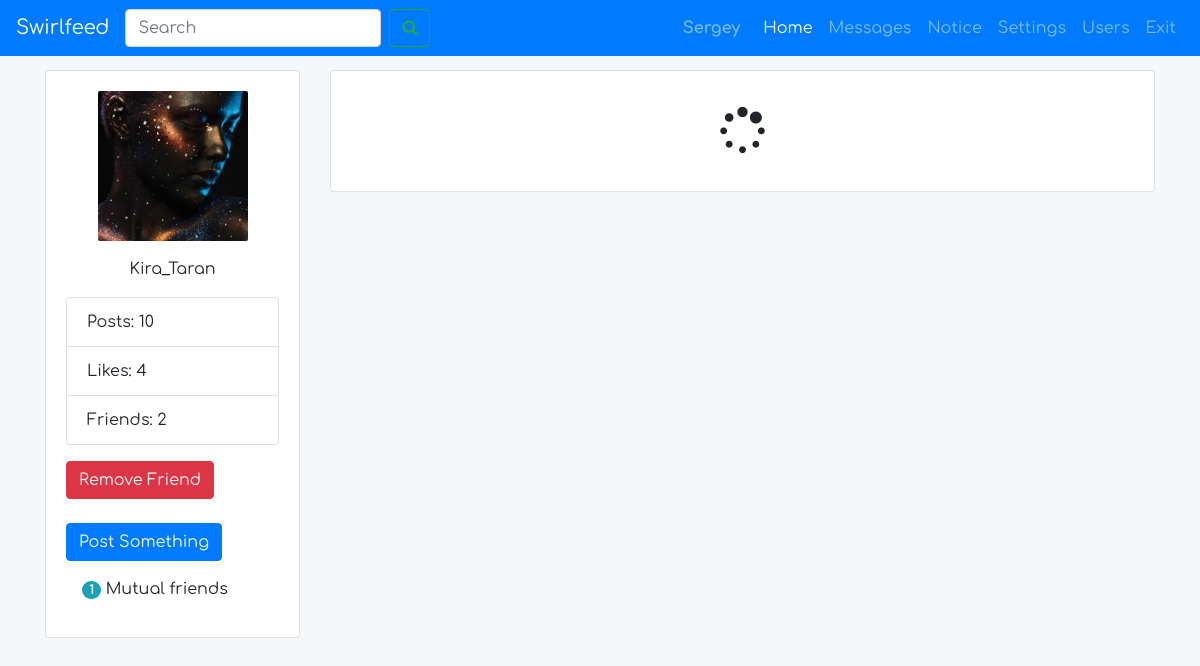
Page /id955072364 (signed in) on the committed database.
### tables this page shows
CREATE TABLE `users` (
  `id` int(11) UNSIGNED NOT NULL,
  `unique_id` varchar(255) NOT NULL,
  `first_name` varchar(25) NOT NULL,
  `last_name` varchar(25) NOT NULL,
  `username` varchar(100) NOT NULL,
  `email` varchar(100) NOT NULL,
  `password` varchar(255) NOT NULL,
  `signup_date` date NOT NULL,
  `profile_pic` varchar(255) NOT NULL,
  `num_posts` int(11) NOT NULL,
  `num_likes` int(11) NOT NULL,
  `user_closed` varchar(3) NOT NULL,
  `friend_array` text NOT NULL
);

### classes/DB.php (called while the page is built)
<?php
class DB {
  private static function connect()
  {
    $pdo = new PDO('mysql:host=localhost;dbname=SocialNetworkFB;charset=utf8', 'root', '');
    $pdo->setAttribute(PDO::ATTR_ERRMODE, PDO::ERRMODE_EXCEPTION);
    return $pdo;
  }
  public static function query($query, $params = [])
  {
    $statement = self::connect()->prepare($query);
    $statement->execute($params);
    if (explode(' ', $query)[0] == 'SELECT') {
      $data = $statement->fetchAll(PDO::FETCH_ASSOC);
      return $data;
    }
  }
}

### classes/User.php (called while the page is built, shortened)
<?php
class User
{
  private $user;
  public function __construct($user)
  {
    $this->user = DB::query('SELECT * FROM users WHERE id=:userid', [':userid' => $user])[0];
  }
  public function isFriend($userIdToCheck)
  {
   $userIdComma = ',' . $userIdToCheck . ',';
   if ((strstr($this->user['friend_array'], $userIdComma) || $userIdToCheck == $this->user['id'])) {
     return true;
   } else {
     return false;
   }
  }
   public function getMutuaFriends($userToCheck)
   {
      $mutualFriends = 0;
      $userArray = $this->user['friend_array'];
      $userArrayExplode = explode(',', $userArray);
      $result = DB::query('SELECT friend_array FROM users WHERE id = ?', [$userToCheck])[0];
      $userToCheckArray = $result['friend_array'];
      $userToCheckArrayExplode = explode(',', $userToCheckArray);
      foreach ($userArrayExplode as $i) {
        foreach ($userToCheckArrayExplode as $j) {
          if ($i == $j && $i != '') {
            $mutualFriends++;
          }
        }
      }
      return $mutualFriends;
   }
}

### profile.php (the view, shortened to what this page needs)
<?php
require __DIR__ . '/includes/header.php';
if (isset($_GET['profile_uniqueid'])) {
  $uniqueId = $_GET['profile_uniqueid'];
  $userObj = DB::query('SELECT * FROM users WHERE unique_id = ?', [$uniqueId])[0];
  $numFriends = (substr_count($user['friend_array'], ',')) - 1;
}
?>
  <section class="user-details">
    <div class="container">
      <div class="row">
        <div class="col-md-3">
          <div class="card">
            <div class="card-body">
              <div class="user-details__main-img mb-3">
                <img src="<?php echo $userObj['profile_pic']; ?>" alt="<?php echo $userObj['username'];?>">
              </div>
              <p class="text-center"><?php echo $userObj['username'];?></p>
              <ul class="list-group mb-3">
                <li class="list-group-item">Posts: <?php echo $userObj['num_posts']; ?></li>
                <li class="list-group-item">Likes: <?php echo $userObj['num_likes']; ?></li>
                <li class="list-group-item">Friends: <?php echo $numFriends; ?></li>
              </ul>
              <div>
                <form action="<?php echo $uniqueId?>" method="post">
                  <?php
                  $profileUser = new User($userObj['id']);
                  $loggedInUser = new User($_SESSION['user_id']);
                  if ($userUniqueId != $uniqueId) {
                    if ($loggedInUser->isFriend($userObj['id'])) {
                      echo '<input type="submit" name="remove_friend" class="btn btn-danger" value="Remove Friend"><br><br>';
                    } else if ($loggedInUser->didReceiveRequest($userObj['id'])) {
                      echo '<input type="submit" name="respond_request" class="btn btn-warning" value="Respond to request"><br><br>';
                    } else if ($loggedInUser->didSendRequest($userObj['id'])) {
                      echo '<input type="submit" name="" class="btn btn-primary" value="Respond Sent"><br><br>';
                    } else {
                      echo '<input type="submit" name="add_friend" class="btn btn-success" value="Add friend"><br><br>';
                    }
                  }
                  ?>
                </form>
                <input type="submit" class="btn btn-primary" data-toggle="modal" data-target="#exampleModal" value="Post Something">
                <?php if ($userUniqueId != $uniqueId) { ?>
                  <div class="m-3"><span class="badge badge-pill badge-info"><?php echo $loggedInUser->getMutuaFriends($userObj['id']); ?></span> Mutual friends</div>
                <?php  } ?>
              </div>
            </div>
          </div>
        </div>
        <div class="col-md-9">
          <div class="card mb-3">
            <div class="card-body">
              <div class="text-center m-3">
                <i id="loading" class="fa fa-spinner fa-3x fa-spin"></i>
              </div>
            </div>
          </div>
        </div>
      </div>
    </div>
  </section>
<?php
require __DIR__ . '/includes/footer-profile.php';
?>

### includes/header.php (shortened to what this page needs)
<?php
if (isset($_SESSION['username'])) {
  $userUniqueId = $_SESSION['unique_id'];
  $userEmail = $_SESSION['log_email'];
  $user = DB::query('SELECT * FROM users WHERE email=:email', [':email' => $userEmail])[0];
} else {
  header("Location: /register.php");
}
?><!doctype html>
<html lang="en">
<head>
  <link rel="stylesheet" href="/assets/css/bootstrap.css">
  <link rel="stylesheet" href="/assets/css/fontAweasome.css">
  <link rel="stylesheet" href="/assets/css/fonts.css">
  <link rel="stylesheet" href="/assets/css/style.css">
  <link rel="stylesheet" href="/assets/css/jquery.Jcrop.css">
</head>
<body>
<header>
  <nav class="navbar navbar-expand-lg navbar-dark bg-primary fixed-top">
    <a class="navbar-brand" href="/">Swirlfeed</a>
    <div class="collapse navbar-collapse" id="navbarSupportedContent">
      <form class="form-inline my-2 my-lg-0 mr-auto">
        <input class="form-control mr-sm-2" type="search" placeholder="Search" aria-label="Search">
        <button class="btn btn-outline-success my-2 my-sm-0" type="submit"><i class="fa fa-search"></i></button>
      </form>
      <div class="userName">
        <a href="<?php echo $user['unique_id']; ?>"><?php echo $user['first_name']; ?></a>
      </div>
      <ul class="navbar-nav">
        <li class="nav-item active">
          <a class="nav-link" href="/">Home <span class="sr-only">(current)</span></a>
        </li>
        <li class="nav-item">
          <a class="nav-link" href="messages.php">Messages</a>
        </li>
        <li class="nav-item">
          <a class="nav-link" href="#">Notice</a>
        </li>
        <li class="nav-item">
          <a class="nav-link" href="#">Settings</a>
        </li>
        <li class="nav-item">
          <a class="nav-link" href="requests.php">Users</a>
        </li>
        <li class="nav-item">
          <a class="nav-link" href="/logout.php">Exit</a>
        </li>
      </ul>
    </div>
  </nav>
</header>

### assets/css/style.css (style rules this page uses)
body { font-family: 'ComfortaaRegularGoogle'; margin-top: 70px; background-color: #F5F8FA; }
.userName { font-family: 'ComfortaaBoldGoogle'; margin-right: 15px; }
img { max-width: 100%; }
.user-details__main-img { text-align: center; }
.user-details__main-img img { border-radius: 2px; }
.userName a { color: rgba(255, 255, 255, 0.5); }

### rows in the picture
users: first_name "Sergey", friend_array "2"
users: profile_pic (picture), username "Kira_Taran", num_posts "10", num_likes "4"

### other values in the picture
$loggedInUser->getMutuaFriends($userObj['id']) "1"
